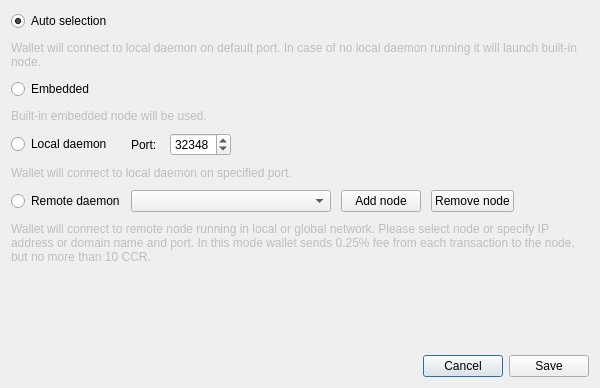
<?xml version="1.0" encoding="UTF-8"?>
<ui version="4.0">
 <class>ConnectionSettingsDialog</class>
 <widget class="QDialog" name="ConnectionSettingsDialog">
  <property name="windowModality">
   <enum>Qt::ApplicationModal</enum>
  </property>
  <property name="geometry">
   <rect>
    <x>0</x>
    <y>0</y>
    <width>600</width>
    <height>388</height>
   </rect>
  </property>
  <property name="windowTitle">
   <string>Connection settings</string>
  </property>
  <layout class="QGridLayout" name="gridLayout_2">
   <item row="2" column="0">
    <layout class="QHBoxLayout" name="horizontalLayout">
     <item>
      <spacer name="horizontalSpacer">
       <property name="orientation">
        <enum>Qt::Horizontal</enum>
       </property>
       <property name="sizeHint" stdset="0">
        <size>
         <width>40</width>
         <height>20</height>
        </size>
       </property>
      </spacer>
     </item>
     <item>
      <widget class="QPushButton" name="connectionCancelButton">
       <property name="text">
        <string>Cancel</string>
       </property>
      </widget>
     </item>
     <item>
      <widget class="QPushButton" name="connectionSaveButton">
       <property name="text">
        <string>Save</string>
       </property>
      </widget>
     </item>
    </layout>
   </item>
   <item row="0" column="0">
    <layout class="QGridLayout" name="gridLayout">
     <property name="sizeConstraint">
      <enum>QLayout::SetMaximumSize</enum>
     </property>
     <property name="verticalSpacing">
      <number>10</number>
     </property>
     <item row="0" column="0">
      <widget class="QRadioButton" name="radioButton_1">
       <property name="enabled">
        <bool>true</bool>
       </property>
       <property name="text">
        <string>Auto selection</string>
       </property>
       <property name="checked">
        <bool>true</bool>
       </property>
      </widget>
     </item>
     <item row="1" column="0" colspan="2">
      <widget class="QLabel" name="label">
       <property name="enabled">
        <bool>false</bool>
       </property>
       <property name="text">
        <string>Wallet will connect to local daemon on default port. In case of no local daemon running it will launch built-in node.</string>
       </property>
       <property name="wordWrap">
        <bool>true</bool>
       </property>
      </widget>
     </item>
     <item row="2" column="0">
      <widget class="QRadioButton" name="radioButton_2">
       <property name="text">
        <string>Embedded</string>
       </property>
      </widget>
     </item>
     <item row="3" column="0" colspan="2">
      <widget class="QLabel" name="label_2">
       <property name="enabled">
        <bool>false</bool>
       </property>
       <property name="text">
        <string>Built-in embedded node will be used.</string>
       </property>
       <property name="wordWrap">
        <bool>true</bool>
       </property>
      </widget>
     </item>
     <item row="4" column="0">
      <widget class="QRadioButton" name="radioButton_3">
       <property name="text">
        <string>Local daemon</string>
       </property>
      </widget>
     </item>
     <item row="4" column="1">
      <layout class="QHBoxLayout" name="horizontalLayout_2">
       <property name="spacing">
        <number>10</number>
       </property>
       <item>
        <widget class="QLabel" name="label_3">
         <property name="text">
          <string>Port: </string>
         </property>
        </widget>
       </item>
       <item>
        <widget class="QSpinBox" name="m_localDaemonPort">
         <property name="minimum">
          <number>0</number>
         </property>
         <property name="maximum">
          <number>65535</number>
         </property>
         <property name="value">
          <number>32348</number>
         </property>
         <property name="displayIntegerBase">
          <number>10</number>
         </property>
        </widget>
       </item>
       <item>
        <spacer name="horizontalSpacer_2">
         <property name="orientation">
          <enum>Qt::Horizontal</enum>
         </property>
         <property name="sizeHint" stdset="0">
          <size>
           <width>40</width>
           <height>20</height>
          </size>
         </property>
        </spacer>
       </item>
      </layout>
     </item>
     <item row="5" column="0" colspan="2">
      <widget class="QLabel" name="label_4">
       <property name="enabled">
        <bool>false</bool>
       </property>
       <property name="text">
        <string>Wallet will connect to local daemon on specified port.</string>
       </property>
       <property name="wordWrap">
        <bool>true</bool>
       </property>
      </widget>
     </item>
     <item row="6" column="0">
      <widget class="QRadioButton" name="radioButton_4">
       <property name="text">
        <string>Remote daemon</string>
       </property>
      </widget>
     </item>
     <item row="6" column="1">
      <layout class="QHBoxLayout" name="horizontalLayout_3">
       <property name="spacing">
        <number>10</number>
       </property>
       <item>
        <widget class="QComboBox" name="remoteNodesComboBox">
         <property name="minimumSize">
          <size>
           <width>200</width>
           <height>0</height>
          </size>
         </property>
         <property name="editable">
          <bool>false</bool>
         </property>
         <property name="insertPolicy">
          <enum>QComboBox::InsertAtTop</enum>
         </property>
        </widget>
       </item>
       <item>
        <widget class="QPushButton" name="addNodeButton">
         <property name="text">
          <string>Add node</string>
         </property>
         <property name="icon">
          <iconset resource="../../resources.qrc">
           <normaloff>:/icons/add</normaloff>:/icons/add</iconset>
         </property>
        </widget>
       </item>
       <item>
        <widget class="QPushButton" name="removeNodeButton">
         <property name="text">
          <string>Remove node</string>
         </property>
         <property name="icon">
          <iconset resource="../../resources.qrc">
           <normaloff>:/icons/remove</normaloff>:/icons/remove</iconset>
         </property>
        </widget>
       </item>
       <item>
        <spacer name="horizontalSpacer_3">
         <property name="orientation">
          <enum>Qt::Horizontal</enum>
         </property>
         <property name="sizeHint" stdset="0">
          <size>
           <width>40</width>
           <height>20</height>
          </size>
         </property>
        </spacer>
       </item>
      </layout>
     </item>
     <item row="7" column="0" colspan="2">
      <widget class="QLabel" name="label_5">
       <property name="enabled">
        <bool>false</bool>
       </property>
       <property name="sizePolicy">
        <sizepolicy hsizetype="Preferred" vsizetype="MinimumExpanding">
         <horstretch>0</horstretch>
         <verstretch>0</verstretch>
        </sizepolicy>
       </property>
       <property name="minimumSize">
        <size>
         <width>0</width>
         <height>40</height>
        </size>
       </property>
       <property name="text">
        <string>Wallet will connect to remote node running in local or global network. Please select node or specify IP address or domain name and port. In this mode wallet sends 0.25% fee from each transaction to the node, but no more than 10 CCR.</string>
       </property>
       <property name="wordWrap">
        <bool>true</bool>
       </property>
      </widget>
     </item>
    </layout>
   </item>
   <item row="1" column="0">
    <spacer name="verticalSpacer">
     <property name="orientation">
      <enum>Qt::Vertical</enum>
     </property>
     <property name="sizeHint" stdset="0">
      <size>
       <width>20</width>
       <height>40</height>
      </size>
     </property>
    </spacer>
   </item>
  </layout>
 </widget>
 <resources>
  <include location="../../resources.qrc"/>
 </resources>
 <connections>
  <connection>
   <sender>connectionCancelButton</sender>
   <signal>clicked()</signal>
   <receiver>ConnectionSettingsDialog</receiver>
   <slot>reject()</slot>
   <hints>
    <hint type="sourcelabel">
     <x>549</x>
     <y>259</y>
    </hint>
    <hint type="destinationlabel">
     <x>338</x>
     <y>140</y>
    </hint>
   </hints>
  </connection>
  <connection>
   <sender>connectionSaveButton</sender>
   <signal>clicked()</signal>
   <receiver>ConnectionSettingsDialog</receiver>
   <slot>accept()</slot>
   <hints>
    <hint type="sourcelabel">
     <x>630</x>
     <y>259</y>
    </hint>
    <hint type="destinationlabel">
     <x>338</x>
     <y>140</y>
    </hint>
   </hints>
  </connection>
  <connection>
   <sender>addNodeButton</sender>
   <signal>clicked()</signal>
   <receiver>ConnectionSettingsDialog</receiver>
   <slot>addNodeClicked()</slot>
   <hints>
    <hint type="sourcelabel">
     <x>361</x>
     <y>153</y>
    </hint>
    <hint type="destinationlabel">
     <x>290</x>
     <y>135</y>
    </hint>
   </hints>
  </connection>
  <connection>
   <sender>removeNodeButton</sender>
   <signal>clicked()</signal>
   <receiver>ConnectionSettingsDialog</receiver>
   <slot>removeNodeClicked()</slot>
   <hints>
    <hint type="sourcelabel">
     <x>459</x>
     <y>177</y>
    </hint>
    <hint type="destinationlabel">
     <x>299</x>
     <y>193</y>
    </hint>
   </hints>
  </connection>
 </connections>
</ui>
